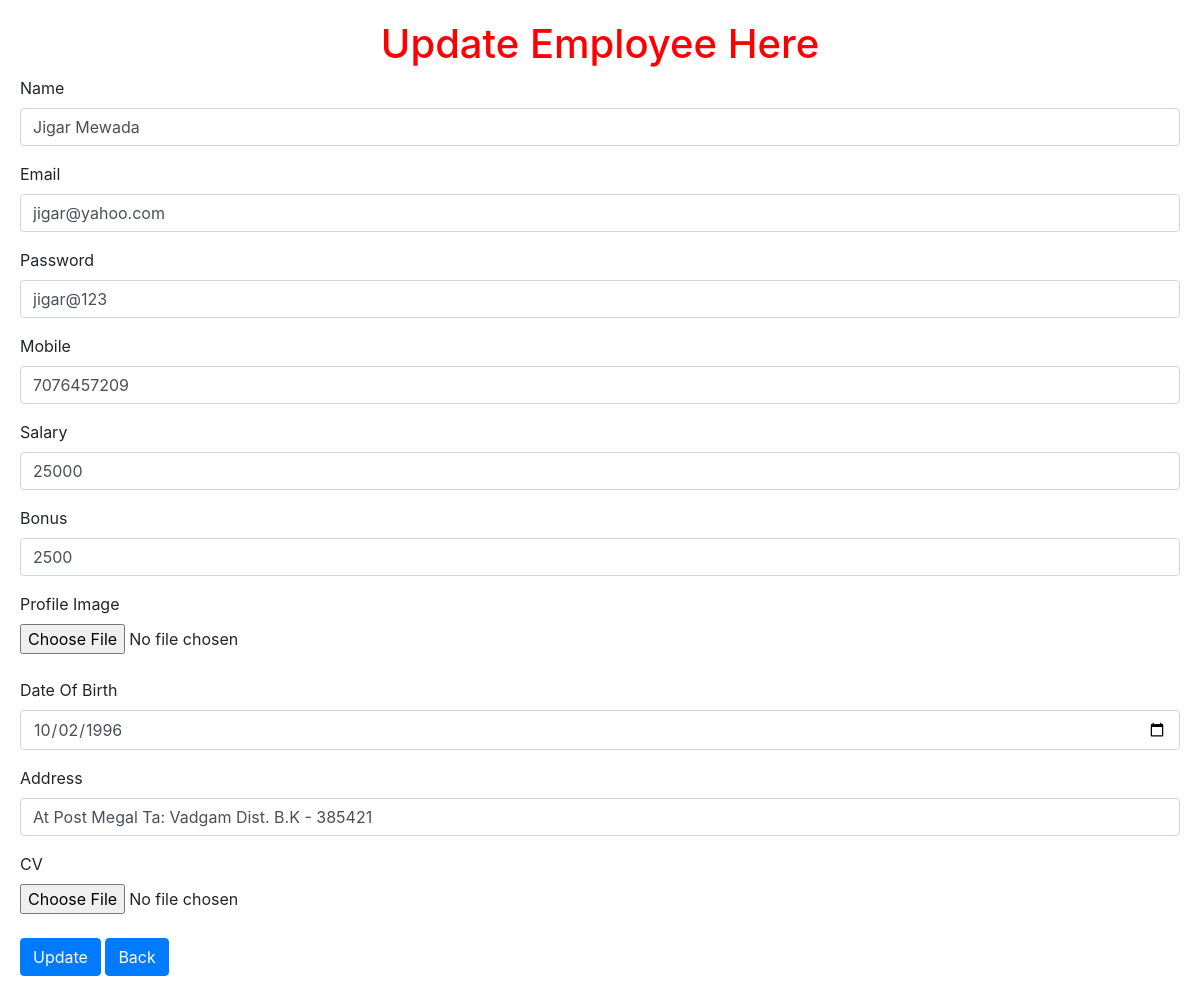
The app's page /update_emp/38 with its own data.
### app/models.py (models this page shows)
class Employee(models.Model):
    name = models.CharField(max_length=50)
    email = models.EmailField(max_length=30)
    password = models.CharField(max_length=30)
    mobile = models.IntegerField()
    salary = models.IntegerField()
    bonus = models.IntegerField()
    profile_image = models.ImageField(upload_to='media/', null=True, default=None)
    dob = models.DateField()
    address = models.TextField(max_length=500, default=True)
    cv = models.FileField(upload_to='resume/', null=True, default=None)
    class Meta:
        ordering = ['-id']

### app/views.py (the view)
# urls.py: path('update_emp/<int:id>', views.update_emp, name='update_emp'),
def update_emp(request, id):
    emp_data = Employee.objects.get(id=id)
    dict = {
        'emp_data': emp_data
    }
    return render(request, 'update_emp.html', dict)

### app/templates/update_emp.html (shortened to what this page needs)
<!doctype html>
<html lang="en">
    <head>
        <link rel="stylesheet"
            href="https://cdn.jsdelivr.net/npm/bootstrap@4.0.0/dist/css/bootstrap.min.css"
>
    </head>
    <body>
        <h1 style="text-align: center; color:red">Update Employee Here</h1>
        <form method="POST" action="/update_action/{{emp_data.id}}">
            <div class="form-group">
                <label for="name">Name</label>
                <input type="text" class="form-control" id="name"
                    name="name" value="{{emp_data.name}}"
                    placeholder="Enter Name">
            </div>
            <div class="form-group">
                <label for="email">Email</label>
                <input type="email" class="form-control" id="email"
                    name="email" value="{{emp_data.email}}"
                    placeholder="Enter Email">
            </div>
            <div class="form-group">
                <label for="password">Password</label>
                <input type="text" class="form-control" id="password"
                    name="password" value="{{emp_data.password}}"
                    placeholder="Enter Password">
            </div>
            <div class="form-group">
                <label for="mobile">Mobile</label>
                <input type="number" class="form-control" id="mobile"
                    name="mobile" value="{{emp_data.mobile}}"
                    placeholder="Enter Mobile">
            </div>
            <div class="form-group">
                <label for="salary">Salary</label>
                <input type="number" class="form-control" id="salary"
                    name="salary" value="{{emp_data.salary}}"
                    placeholder="Enter Salary">
            </div>
            <div class="form-group">
                <label for="bonus">Bonus</label>
                <input type="number" class="form-control" id="bonus"
                    name="bonus" value="{{emp_data.bonus}}"
                    placeholder="Enter Bonus">
            </div>
            <div>
                <label for="profile_image">Profile Image</label><br>
                <input type="file" name="profile_image"
                    value="{{emp_data.profile_image}}" id="profile_image">
            </div><br>
            <div class="form-group">
                <label for="dob">Date Of Birth</label>
                <input type="date" class="form-control" id="dob"
                    name="dob" value="{{emp_data.dob | date:'Y-m-d'}}"
                    placeholder="Enter DOB">
            </div>
            <div class="form-group">
                <label for="address">Address</label>
                <input type="text" class="form-control" id="address"
                    name="address" value="{{emp_data.address}}"
                    placeholder="Enter Address">
            </div>
            <div>
                <label for="cv">CV</label><br>
                <input type="file" name="cv" value="{{emp_data.cv}}" id="cv">
            </div><br>
            <button type="submit" class="btn btn-primary">Update</button>
            <a class="btn btn-primary" href="/view_all_emp" role="button">Back</a>
        </form>
    </body>
</html>

### app/templates/update_emp.html (style rules this page uses)
body { margin: 20px; }

### records on screen
Employee: name "Jigar Mewada", email "jigar@yahoo.com", password "jigar@123", mobile "7076457209", salary "25000", bonus "2500", dob "10/02/1996", address "At Post Megal Ta: Vadgam Dist. B.K - 385421"
